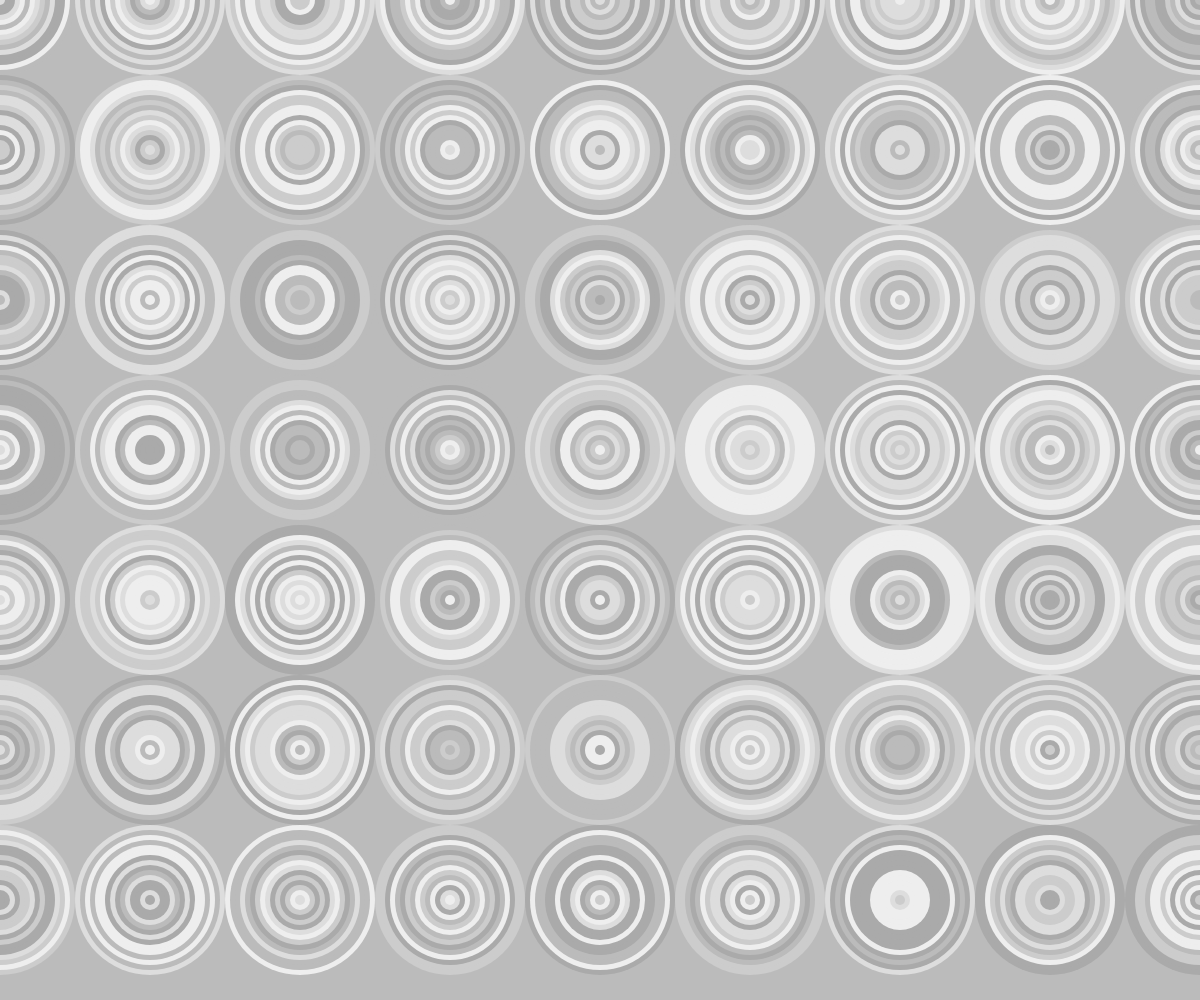
Frame 1 (no input)
Frame 60 (no input): identical to frame 1, image omitted
Frame 120 (the mouse pressed at the canvas centre since frame 60): identical to frame 1, image omitted

The p5.js sketch that drew this single still picture (run headless with seeded random() and noise() and a simulated clock; from frame 60 on, the mouse is pressed at the canvas centre):

// p5.js sketch
// ── sketch.js
var siz = 50;

//var colors = ["#363537","#EF2D56","#ED7D3A","#8CD867","#2FBF71"]
var colors = ["#eeeeee","#dddddd","#cccccc","#bbbbbb","#aaaaaa"]
var seed =0;


function setup() {

    createCanvas(windowWidth, windowHeight);

    background(0);
    pixelDensity(1)
    seed = random(5000);
}


function draw() {
    randomSeed(seed);
    background(colors[int(random(colors.length))]);
    stroke(255);
    //fill(0);
    noFill();
    randomSeed(seed);

    for (var i = 0; i <= width; i += 150) {
        for (var j = 0; j <= height; j += 150) {
            for (var k = 0; k <15; k += 1) {
                noStroke();
                fill(colors[int(random(colors.length))]);

                ellipse(i, j, 150 - k*10, 150 - k*10);
            }
        }

    }
}


function mouseReleased(){

    seed = random(10000);
}



function windowResized() {

    resizeCanvas(windowWidth, windowHeight);

}
